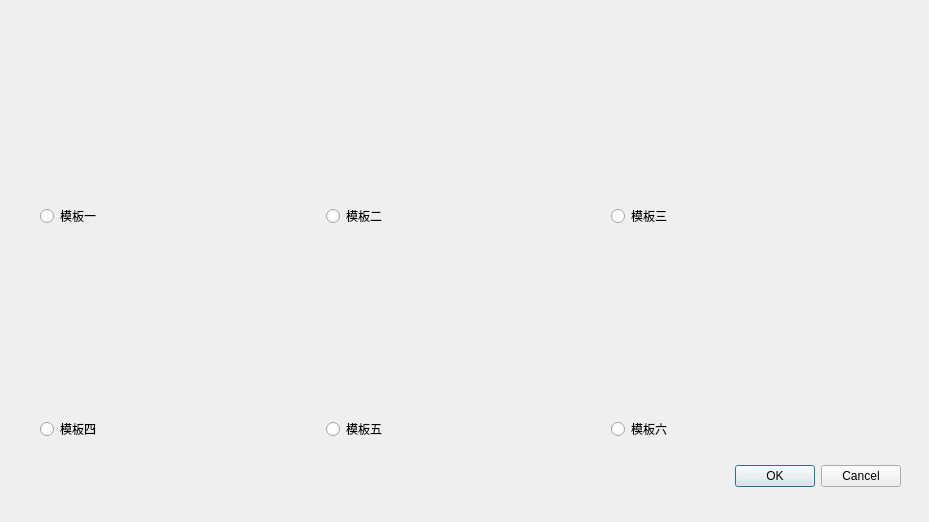
<?xml version="1.0" encoding="UTF-8"?>
<ui version="4.0">
 <class>selectModel</class>
 <widget class="QDialog" name="selectModel">
  <property name="geometry">
   <rect>
    <x>0</x>
    <y>0</y>
    <width>929</width>
    <height>522</height>
   </rect>
  </property>
  <property name="windowTitle">
   <string>Dialog</string>
  </property>
  <widget class="QDialogButtonBox" name="buttonBox">
   <property name="geometry">
    <rect>
     <x>560</x>
     <y>460</y>
     <width>341</width>
     <height>32</height>
    </rect>
   </property>
   <property name="orientation">
    <enum>Qt::Horizontal</enum>
   </property>
   <property name="standardButtons">
    <set>QDialogButtonBox::Cancel|QDialogButtonBox::Ok</set>
   </property>
  </widget>
  <widget class="QWidget" name="">
   <property name="geometry">
    <rect>
     <x>40</x>
     <y>20</y>
     <width>851</width>
     <height>421</height>
    </rect>
   </property>
   <layout class="QVBoxLayout" name="verticalLayout_7">
    <item>
     <layout class="QHBoxLayout" name="horizontalLayout">
      <item>
       <layout class="QVBoxLayout" name="verticalLayout">
        <item>
         <widget class="QLabel" name="label">
          <property name="text">
           <string/>
          </property>
          <property name="pixmap">
           <pixmap resource="res.qrc">:/res/model.jpg</pixmap>
          </property>
         </widget>
        </item>
        <item>
         <widget class="QRadioButton" name="radioButton">
          <property name="text">
           <string>模板一</string>
          </property>
         </widget>
        </item>
       </layout>
      </item>
      <item>
       <layout class="QVBoxLayout" name="verticalLayout_2">
        <item>
         <widget class="QLabel" name="label_2">
          <property name="text">
           <string/>
          </property>
          <property name="pixmap">
           <pixmap resource="res.qrc">:/res/model.jpg</pixmap>
          </property>
         </widget>
        </item>
        <item>
         <widget class="QRadioButton" name="radioButton_2">
          <property name="text">
           <string>模板二</string>
          </property>
         </widget>
        </item>
       </layout>
      </item>
      <item>
       <layout class="QVBoxLayout" name="verticalLayout_3">
        <item>
         <widget class="QLabel" name="label_3">
          <property name="text">
           <string/>
          </property>
          <property name="pixmap">
           <pixmap resource="res.qrc">:/res/model.jpg</pixmap>
          </property>
         </widget>
        </item>
        <item>
         <widget class="QRadioButton" name="radioButton_3">
          <property name="text">
           <string>模板三</string>
          </property>
         </widget>
        </item>
       </layout>
      </item>
     </layout>
    </item>
    <item>
     <layout class="QHBoxLayout" name="horizontalLayout_2">
      <item>
       <layout class="QVBoxLayout" name="verticalLayout_4">
        <item>
         <widget class="QLabel" name="label_4">
          <property name="text">
           <string/>
          </property>
          <property name="pixmap">
           <pixmap resource="res.qrc">:/res/model.jpg</pixmap>
          </property>
         </widget>
        </item>
        <item>
         <widget class="QRadioButton" name="radioButton_4">
          <property name="text">
           <string>模板四</string>
          </property>
         </widget>
        </item>
       </layout>
      </item>
      <item>
       <layout class="QVBoxLayout" name="verticalLayout_5">
        <item>
         <widget class="QLabel" name="label_5">
          <property name="text">
           <string/>
          </property>
          <property name="pixmap">
           <pixmap resource="res.qrc">:/res/model.jpg</pixmap>
          </property>
         </widget>
        </item>
        <item>
         <widget class="QRadioButton" name="radioButton_5">
          <property name="text">
           <string>模板五</string>
          </property>
         </widget>
        </item>
       </layout>
      </item>
      <item>
       <layout class="QVBoxLayout" name="verticalLayout_6">
        <item>
         <widget class="QLabel" name="label_6">
          <property name="text">
           <string/>
          </property>
          <property name="pixmap">
           <pixmap resource="res.qrc">:/res/model.jpg</pixmap>
          </property>
         </widget>
        </item>
        <item>
         <widget class="QRadioButton" name="radioButton_6">
          <property name="text">
           <string>模板六</string>
          </property>
         </widget>
        </item>
       </layout>
      </item>
     </layout>
    </item>
   </layout>
  </widget>
 </widget>
 <resources>
  <include location="res.qrc"/>
 </resources>
 <connections>
  <connection>
   <sender>buttonBox</sender>
   <signal>accepted()</signal>
   <receiver>selectModel</receiver>
   <slot>accept()</slot>
   <hints>
    <hint type="sourcelabel">
     <x>248</x>
     <y>254</y>
    </hint>
    <hint type="destinationlabel">
     <x>157</x>
     <y>274</y>
    </hint>
   </hints>
  </connection>
  <connection>
   <sender>buttonBox</sender>
   <signal>rejected()</signal>
   <receiver>selectModel</receiver>
   <slot>reject()</slot>
   <hints>
    <hint type="sourcelabel">
     <x>316</x>
     <y>260</y>
    </hint>
    <hint type="destinationlabel">
     <x>286</x>
     <y>274</y>
    </hint>
   </hints>
  </connection>
 </connections>
</ui>
